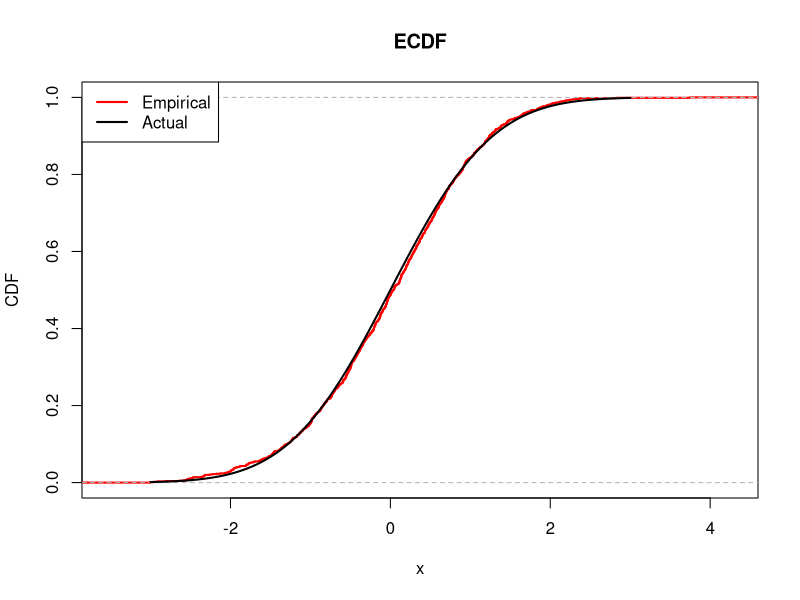
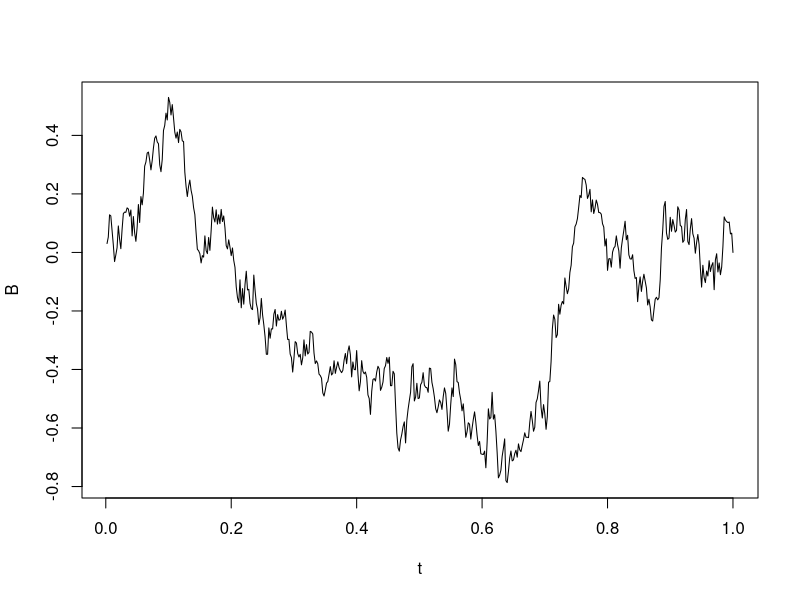
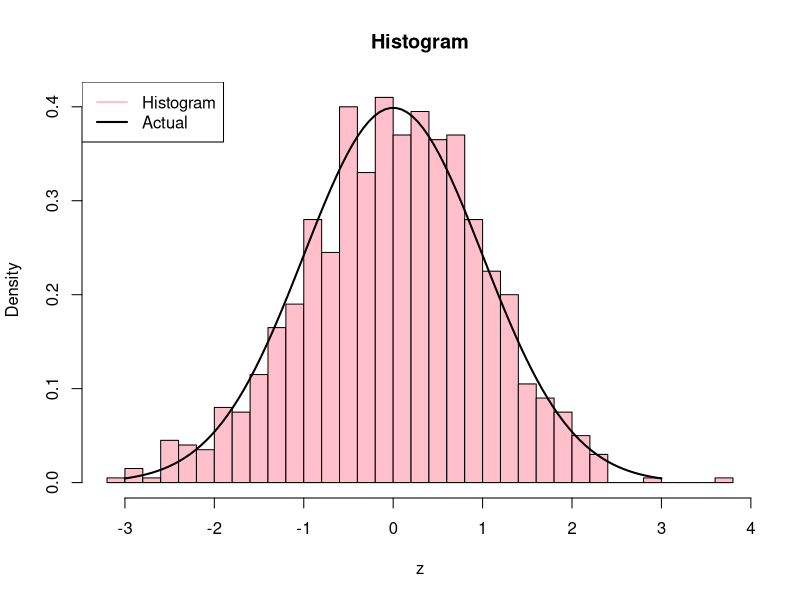
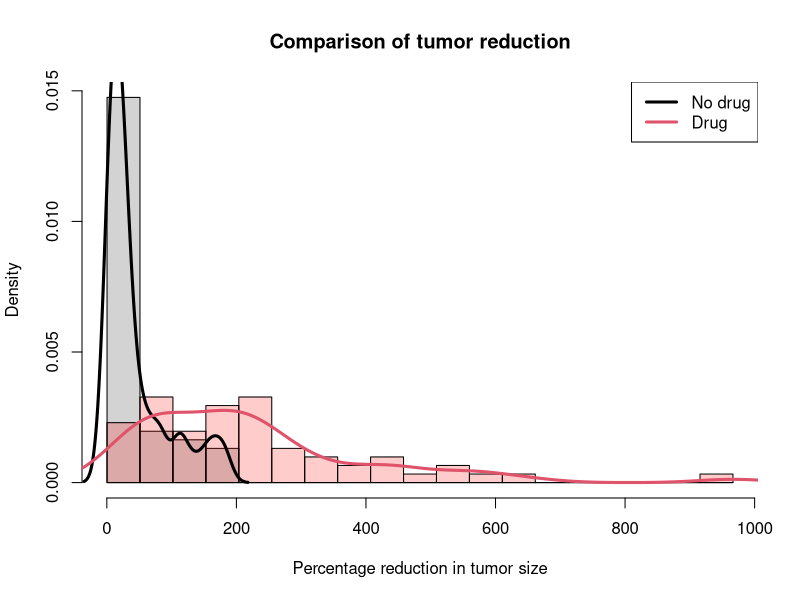

The R script that drew these images, in order:
## ---- chunk 1
knitr::opts_chunk$set(cache=TRUE, autodep=TRUE, cache.comments=TRUE)
## ---- chunk 2
sample(x=letters, size=10) # Without replacement, the default
sample(x=c(0,1), size=10, replace=TRUE) # With replacement
sample(x=10) # Arguments set as x=1:10, size=10, replace=FALSE
## ---- chunk 3
n = 1000
z = rnorm(n, mean=0, sd=1) # These are the defaults for mean, sd
mean(z)  # Check: sample mean is approximately 0
var(z)   # Check: sample variance is approximately 1
## ---- chunk 4
x = seq(-3,3,length=100)
ecdf.fun = ecdf(z) # Create the ECDF
class(ecdf.fun) # It's a function!
ecdf.fun(0)

# We can plot it 
plot(ecdf.fun, lwd=2, col="red", ylab="CDF", main="ECDF")
lines(x, pnorm(x), lwd=2)
legend("topleft", legend=c("Empirical", "Actual"), lwd=2, 
       col=c("red","black"))
## ---- chunk 5
n = 500
t = 1:n/n
Sig = t %o% (1-t)
Sig = pmin(Sig, t(Sig))
eig = eigen(Sig)
Sig_half = eig$vec %*% diag(sqrt(eig$val)) %*% t(eig$vec)
B = Sig_half %*% rnorm(n)
plot(t, B, type="l")
## ---- chunk 6
ks.test(rnorm(n), rt(n, df=1)) # Normal versus t1
ks.test(rnorm(n), rt(n, df=10)) # Normal versus t10
## ---- chunk 7
hist.obj = hist(z, breaks=30, plot=FALSE) 
class(hist.obj) # It's a list
hist.obj$breaks # These are the break points that were used
hist.obj$density # These are the estimated probabilities

# We can plot it
plot(hist.obj, col="pink", freq=FALSE, main="Histogram")
lines(x, dnorm(x), lwd=2)
legend("topleft", legend=c("Histogram", "Actual"), lwd=2, 
       col=c("pink","black"))
## ---- chunk 8
mean(rnorm(n))
mean(rnorm(n))
mean(rnorm(n))
mean(rnorm(n))
## ---- chunk 9
# Getting the same 5 random normals over and over
set.seed(0); rnorm(5)
set.seed(0); rnorm(5)
set.seed(0); rnorm(5)
## ---- chunk 10
# Different seeds, different numbers
set.seed(1); rnorm(5)
set.seed(2); rnorm(5)
set.seed(3); rnorm(5)
## ---- chunk 11
# Each time the seed is set, the same sequence follows (indefinitely)
set.seed(0); rnorm(3); rnorm(2); rnorm(1)
set.seed(0); rnorm(3); rnorm(2); rnorm(1)
set.seed(0); rnorm(3); rnorm(2); rnorm(1)
## ---- chunk 12
# Simulate, supposing 60 subjects in each group 
set.seed(0)
n = 60 
mu_drug = 2
mu_nodrug = runif(n, min=0, max=1)
x_drug = 100*rexp(n, rate=1/mu_drug) 
x_nodrug = 100*rexp(n, rate=1/mu_nodrug)
## ---- chunk 13
# Find the range of all the measurements together, and define breaks
x_range = range(c(x_nodrug,x_drug))
breaks = seq(min(x_range),max(x_range),length=20)

# Produce hist of the non drug measurements, then drug measurements on top
hist(x_nodrug, breaks=breaks, probability=TRUE, xlim=x_range, 
     col="lightgray", xlab="Percentage reduction in tumor size", 
     main="Comparison of tumor reduction")

# Plot a histogram of the drug measurements, on top
hist(x_drug, breaks=breaks, probability=TRUE, col=rgb(1,0,0,0.2), add=TRUE) 

# Draw estimated densities on top, for each dist
lines(density(x_nodrug), lwd=3, col=1)
lines(density(x_drug), lwd=3, col=2)
legend("topright", legend=c("No drug","Drug"), lty=1, lwd=3, col=1:2)
